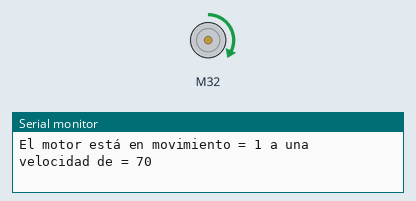
Simulated run of this sketch. Board: ESP32. On the bench: DC motor (green arrow = forward, orange = backward, longer = faster), the last lines printed to the serial monitor.

Above: at 1.5 s.
At 4.5 s:
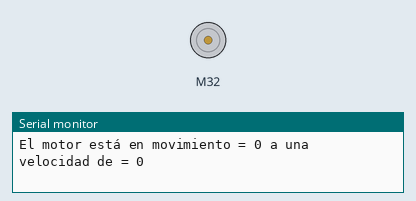
At 7.5 s:
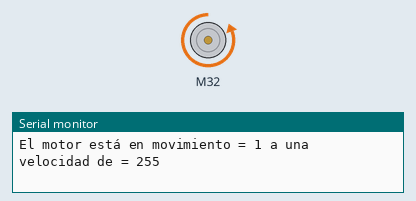
At 13.5 s:
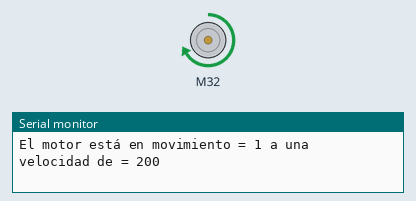
Timing chart, 0 to 15.6 s (numbered marks = the images above):
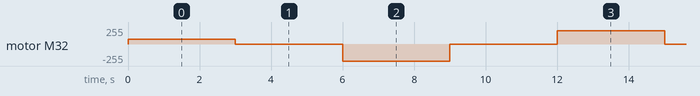

Measured:
- by itself, motor M32: repeats every 12.0 s: stopped 3.0 s, backward 255/255 3.0 s, stopped 3.0 s, forward 200/255 3.0 s

The sketch:

PuenteHmotor.ino
```cpp
/*El rango de velocidad va de 0 a 255, el valor predeterminado es 100.
Usa setSpeed(velocidad) para cambiarla.

A veces, a velocidades más bajas, los motores parecen no funcionar.
Es normal, puede depender del motor y la fuente de alimentación.

Notas:

Este programa es para manejar un motor de CC, no olvidar conectar el ground (-) de la fuente
con el ESP32.

// para motor de CC (los amarillos)
// o motores rescatados de impresoras

A velocidades menores a 200 el motor no tiene fuerza,
gira pero solo serviría para mostrar movimiento.
*/

// Incluir la biblioteca
#include <L298N.h>

// Definición de pines
const unsigned int IN1 = 32;
const unsigned int IN2 = 25;
const unsigned int EN = 33;

// Crear una instancia del motor
L298N motor(EN, IN1, IN2);

void setup()
{
  // Usado para mostrar información
  Serial.begin(115200);

  // Establecer la velocidad inicial
  motor.setSpeed(70);
}

void loop()
{
  // Indicar al motor que avance (depende del cableado)
  motor.forward();

  // Método alternativo:
  // motor.run(L298N::FORWARD);

  // Imprimir el estado del motor en el monitor serial
  printSomeInfo();

  delay(3000);

  // Detener el motor
  motor.stop();

  // Método alternativo:
  // motor.run(L298N::STOP);

  printSomeInfo();

  // Cambiar la velocidad
  motor.setSpeed(255);

  delay(3000);

  // Indicar al motor que retroceda (depende del cableado)
  motor.backward();

  // Método alternativo:
  // motor.run(L298N::BACKWARD);

  printSomeInfo();

  motor.setSpeed(200);

  delay(3000);

  // Detener el motor
  motor.stop();

  printSomeInfo();

  delay(3000);
}

/*
Imprimir algunas informaciones en el Monitor Serial
*/
void printSomeInfo()
{
  Serial.print("El motor está en movimiento = ");
  Serial.print(motor.isMoving());
  Serial.print(" a una velocidad de = ");
  Serial.println(motor.getSpeed());
}
```
